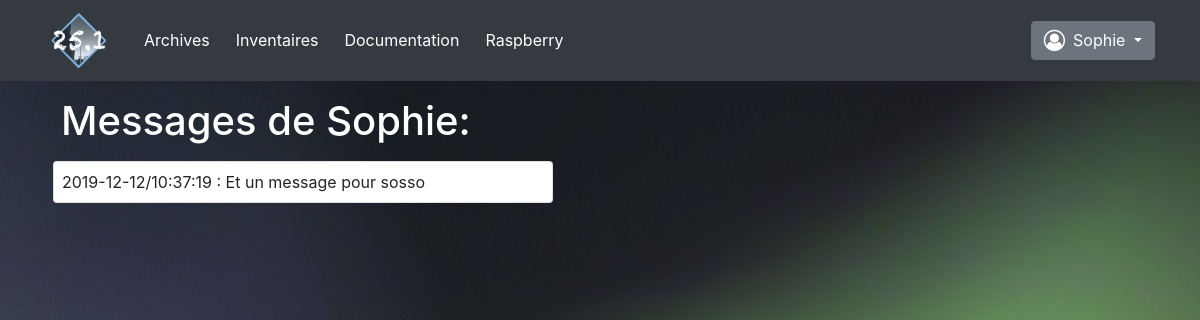
The app's page /user/Sophie?view=messages (signed in) with its own data.
### appli/models.py (models this page shows, shortened)
class Users(UserMixin, db.Model):
    __tablename__ = 'users'
    id = db.Column(db.Integer, primary_key=True)
    nom = db.Column(db.String(20), nullable=False)
    mdp = db.Column(db.String(20), nullable=False)
    mail = db.Column(db.String(20), nullable=True)
    droits = db.Column(db.String(20), nullable=True)
    posts = db.relationship('Messages', backref='auteur', lazy='dynamic')
    entetes = [['nom', 3], ['mdp', 3], ['mail', 3], ['droits', 1]]
    champ_db = [id, nom, mdp, mail, droits]

class Messages(db.Model):
    id = db.Column(db.Integer, primary_key=True)
    message = db.Column(db.String(140))
    timestamp = db.Column(db.DateTime, index=True, default=datetime.utcnow)
    user_id = db.Column(db.Integer, db.ForeignKey('users.id'))

### appli/main.py (the view)
@login_required
@app.route('/user/<u_conected>', methods=['POST', 'GET'])
def user(u_conected):
    print(request.args.get('view'))
    if request.args.get('view') == 'messages':
        view = 'messages'
    else:
        view = 'params'
    user = db.session.query(Users).filter(Users.nom == u_conected).first()
    posts = db.session.query(Messages).filter(Messages.user_id == user.id)
    return render_template('user.html',
                           user=user,
                           posts = posts,
                           view = view)

### appli/main.py (called while the page is built)
@login_manager.user_loader
def load_user(user_id):
    return Users.query.get(int(user_id))

@app.template_filter()
def date_trunk(val):
    return val.strftime("%Y-%m-%d/%H:%M:%S")

### appli/templates/user.html (shortened to what this page needs)
{% extends "base.html" %}
{% block menu %}
    {% block navbar %}
        {{ super() }}
    {% endblock %}
{% endblock %}
{% block user %}
    <div class="container">
        {% if view == 'messages' %}
            <h1 class='m-2 p-2 text-white'>Messages de {{ user.nom }}:</h1>
            {% for messages in posts %}
                <div class='card m-2 p-2'style="width:500px;">
            {{ messages.timestamp|date_trunk }} : {{ messages.message }}
                </div>
            {% endfor %}
        {% endif %}
    </div>
{% endblock %}

### appli/templates/base.html (shortened to what this page needs)
<!DOCTYPE html>
<html>
    <head>
        <link rel="stylesheet" media="screen" href = "{{ url_for('static', filename='bootstrap/bootstrap.min.css') }}">
        <link rel="stylesheet" href = "{{ url_for('static', filename='style.css') }}">
        <link rel="stylesheet" href="https://cdnjs.cloudflare.com/ajax/libs/font-awesome/4.7.0/css/font-awesome.min.css">
    </head>
    <body background="{{ url_for('static', filename='images/bg01.jpg') }}">
        {% block menu %}
            {% block navbar %}
                <nav class="navbar navbar-expand-sm navbar-dark bg-dark ">
                    <div class="container">
                        <a class="navbar-brand d-block  " href="{{ url_for('index') }}"><img src="{{ url_for('static', filename='images/LogoVilla.png') }}" alt="Logo" style="width:70px;"></a>
                        <div class="collapse navbar-collapse" id="navibar">
                            <ul class="navbar-nav mr-auto">
                                <li class="nav-item">
                                    <a id="m_arch" class="btn btn-dark" href="{{ url_for('archives') }}">Archives</a>
                                </li>
                                <li class="nav-item">
                                    <a d="m_inv"class="btn btn-dark" href="{{ url_for('inventaire', database='cave') }}">Inventaires</a>
                                </li>
                                <li class="nav-item">
                                    <a id="m_mais"class="btn btn-dark" href="{{ url_for('documents', section='root') }}">Documentation</a>
                                </li>
                                <li class="nav-item">
                                    <a id="m_rasp"class="btn btn-dark " href="{{ url_for('raspberry') }}">Raspberry</a>
                                </li>
                            </ul>
                            <ul class="navbar-nav">
                                <li class="nav-item">
                                    {% if current_user.is_authenticated %}
                                        <div class="dropdown">
                                            <button class="btn btn-secondary dropdown-toggle" type="button" id="m_users" data-toggle="dropdown" aria-haspopup="true" aria-expanded="false">
                                                    <i class="fa fa-user-circle-o fa-lg my-1 mr-2" ></i>{{ current_user.nom }}
                                            </button>
                                        </div>
                                    {% else %}
                                        <a class="btn btn-secondary " href="{{ url_for('login') }}">
                                                <i class="fa fa-user-circle-o fa-lg my-1 mr-2" ></i>Login
                                        </a>
                                    {% endif %}
                                </li>
                            </ul>
                        </div>
                    </div>
                </nav>
            {% endblock %}
        {% endblock %}
        {% block user %} {% endblock %}
    </body>
</html>

### records on screen
Users: nom "Sophie"
Messages: timestamp "2019-12-12/10:37:19", message "Et un message pour sosso"
